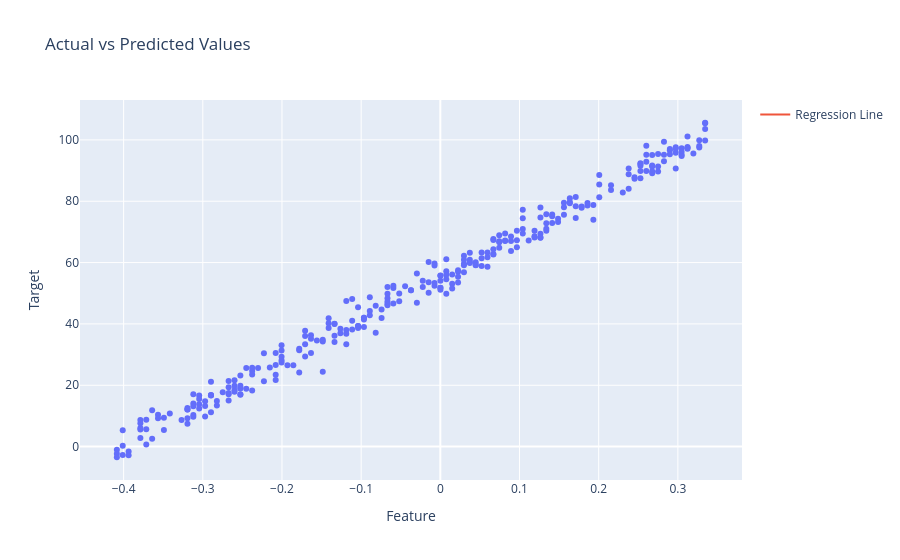

The notebook cell saved with this chart:
### Code cell
# Make predictions on the test set
y_pred = model.predict(X_test)

# Plot predictions vs actual values
fig = px.scatter(
    x=X_test.flatten(),
    y=y_test.flatten(),
    title="Actual vs Predicted Values",
    labels={"x": "Feature", "y": "Target"}
)
fig.add_scatter(
    x=X_test.flatten(),
    y=y_pred.flatten(),
    mode='lines',
    name='Regression Line'
)
fig.show()

### Figure 1 — Plotly figure (JSON) as saved in the notebook; plotly's stock layout.template omitted (floating-point values rounded to 4 significant figures; data arrays with more than 128 entries replaced by an {"elided": "..."} marker saying what was removed)
{"data": [{"hovertemplate": "Feature=%{x}<br>Target=%{y}<extra></extra>", "legendgroup": "", "marker": {"color": "#636efa", "symbol": "circle"}, "mode": "markers", "name": "", "orientation": "v", "showlegend": false, "type": "scatter", "x": {"elided": "300 float values"}, "xaxis": "x", "y": {"elided": "300 float values"}, "yaxis": "y"}, {"mode": "lines", "name": "Regression Line", "type": "scatter", "x": {"elided": "300 float values"}, "y": {"elided": "300 float values"}}], "layout": {"legend": {"tracegroupgap": 0}, "title": {"text": "Actual vs Predicted Values"}, "xaxis": {"anchor": "y", "domain": [0, 1], "title": {"text": "Feature"}}, "yaxis": {"anchor": "x", "domain": [0, 1], "title": {"text": "Target"}}}}
